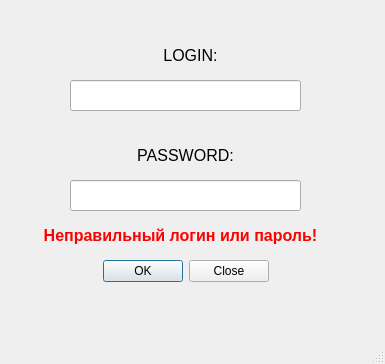
<?xml version="1.0" encoding="UTF-8"?>
<ui version="4.0">
 <class>MainWindow</class>
 <widget class="QMainWindow" name="MainWindow">
  <property name="geometry">
   <rect>
    <x>0</x>
    <y>0</y>
    <width>385</width>
    <height>364</height>
   </rect>
  </property>
  <property name="sizePolicy">
   <sizepolicy hsizetype="Fixed" vsizetype="Fixed">
    <horstretch>0</horstretch>
    <verstretch>0</verstretch>
   </sizepolicy>
  </property>
  <property name="windowTitle">
   <string>Autorization</string>
  </property>
  <widget class="QWidget" name="centralwidget">
   <widget class="QDialogButtonBox" name="buttonBox">
    <property name="geometry">
     <rect>
      <x>90</x>
      <y>260</y>
      <width>191</width>
      <height>23</height>
     </rect>
    </property>
    <property name="standardButtons">
     <set>QDialogButtonBox::Close|QDialogButtonBox::Ok</set>
    </property>
    <property name="centerButtons">
     <bool>true</bool>
    </property>
   </widget>
   <widget class="QLineEdit" name="lineEdit">
    <property name="geometry">
     <rect>
      <x>70</x>
      <y>80</y>
      <width>231</width>
      <height>31</height>
     </rect>
    </property>
   </widget>
   <widget class="QLabel" name="label">
    <property name="geometry">
     <rect>
      <x>110</x>
      <y>40</y>
      <width>161</width>
      <height>31</height>
     </rect>
    </property>
    <property name="font">
     <font>
      <pointsize>12</pointsize>
     </font>
    </property>
    <property name="text">
     <string>LOGIN:</string>
    </property>
    <property name="alignment">
     <set>Qt::AlignCenter</set>
    </property>
   </widget>
   <widget class="QLabel" name="label_3">
    <property name="geometry">
     <rect>
      <x>100</x>
      <y>140</y>
      <width>171</width>
      <height>31</height>
     </rect>
    </property>
    <property name="font">
     <font>
      <pointsize>12</pointsize>
     </font>
    </property>
    <property name="text">
     <string>PASSWORD:</string>
    </property>
    <property name="alignment">
     <set>Qt::AlignCenter</set>
    </property>
   </widget>
   <widget class="QLineEdit" name="lineEdit_2">
    <property name="geometry">
     <rect>
      <x>70</x>
      <y>180</y>
      <width>231</width>
      <height>31</height>
     </rect>
    </property>
    <property name="sizePolicy">
     <sizepolicy hsizetype="Expanding" vsizetype="Fixed">
      <horstretch>0</horstretch>
      <verstretch>0</verstretch>
     </sizepolicy>
    </property>
   </widget>
   <widget class="QLabel" name="warning_lable">
    <property name="geometry">
     <rect>
      <x>30</x>
      <y>220</y>
      <width>301</width>
      <height>31</height>
     </rect>
    </property>
    <property name="palette">
     <palette>
      <active>
       <colorrole role="WindowText">
        <brush brushstyle="SolidPattern">
         <color alpha="255">
          <red>255</red>
          <green>0</green>
          <blue>0</blue>
         </color>
        </brush>
       </colorrole>
       <colorrole role="Button">
        <brush brushstyle="SolidPattern">
         <color alpha="255">
          <red>255</red>
          <green>0</green>
          <blue>0</blue>
         </color>
        </brush>
       </colorrole>
       <colorrole role="Light">
        <brush brushstyle="SolidPattern">
         <color alpha="255">
          <red>255</red>
          <green>127</green>
          <blue>127</blue>
         </color>
        </brush>
       </colorrole>
       <colorrole role="Midlight">
        <brush brushstyle="SolidPattern">
         <color alpha="255">
          <red>255</red>
          <green>63</green>
          <blue>63</blue>
         </color>
        </brush>
       </colorrole>
       <colorrole role="Dark">
        <brush brushstyle="SolidPattern">
         <color alpha="255">
          <red>127</red>
          <green>0</green>
          <blue>0</blue>
         </color>
        </brush>
       </colorrole>
       <colorrole role="Mid">
        <brush brushstyle="SolidPattern">
         <color alpha="255">
          <red>170</red>
          <green>0</green>
          <blue>0</blue>
         </color>
        </brush>
       </colorrole>
       <colorrole role="Text">
        <brush brushstyle="SolidPattern">
         <color alpha="255">
          <red>255</red>
          <green>0</green>
          <blue>0</blue>
         </color>
        </brush>
       </colorrole>
       <colorrole role="BrightText">
        <brush brushstyle="SolidPattern">
         <color alpha="255">
          <red>255</red>
          <green>255</green>
          <blue>255</blue>
         </color>
        </brush>
       </colorrole>
       <colorrole role="ButtonText">
        <brush brushstyle="SolidPattern">
         <color alpha="255">
          <red>0</red>
          <green>0</green>
          <blue>0</blue>
         </color>
        </brush>
       </colorrole>
       <colorrole role="Base">
        <brush brushstyle="SolidPattern">
         <color alpha="255">
          <red>255</red>
          <green>255</green>
          <blue>255</blue>
         </color>
        </brush>
       </colorrole>
       <colorrole role="Window">
        <brush brushstyle="SolidPattern">
         <color alpha="255">
          <red>255</red>
          <green>0</green>
          <blue>0</blue>
         </color>
        </brush>
       </colorrole>
       <colorrole role="Shadow">
        <brush brushstyle="SolidPattern">
         <color alpha="255">
          <red>0</red>
          <green>0</green>
          <blue>0</blue>
         </color>
        </brush>
       </colorrole>
       <colorrole role="AlternateBase">
        <brush brushstyle="SolidPattern">
         <color alpha="255">
          <red>255</red>
          <green>127</green>
          <blue>127</blue>
         </color>
        </brush>
       </colorrole>
       <colorrole role="ToolTipBase">
        <brush brushstyle="SolidPattern">
         <color alpha="255">
          <red>255</red>
          <green>255</green>
          <blue>220</blue>
         </color>
        </brush>
       </colorrole>
       <colorrole role="ToolTipText">
        <brush brushstyle="SolidPattern">
         <color alpha="255">
          <red>0</red>
          <green>0</green>
          <blue>0</blue>
         </color>
        </brush>
       </colorrole>
      </active>
      <inactive>
       <colorrole role="WindowText">
        <brush brushstyle="SolidPattern">
         <color alpha="255">
          <red>255</red>
          <green>0</green>
          <blue>0</blue>
         </color>
        </brush>
       </colorrole>
       <colorrole role="Button">
        <brush brushstyle="SolidPattern">
         <color alpha="255">
          <red>255</red>
          <green>0</green>
          <blue>0</blue>
         </color>
        </brush>
       </colorrole>
       <colorrole role="Light">
        <brush brushstyle="SolidPattern">
         <color alpha="255">
          <red>255</red>
          <green>127</green>
          <blue>127</blue>
         </color>
        </brush>
       </colorrole>
       <colorrole role="Midlight">
        <brush brushstyle="SolidPattern">
         <color alpha="255">
          <red>255</red>
          <green>63</green>
          <blue>63</blue>
         </color>
        </brush>
       </colorrole>
       <colorrole role="Dark">
        <brush brushstyle="SolidPattern">
         <color alpha="255">
          <red>127</red>
          <green>0</green>
          <blue>0</blue>
         </color>
        </brush>
       </colorrole>
       <colorrole role="Mid">
        <brush brushstyle="SolidPattern">
         <color alpha="255">
          <red>170</red>
          <green>0</green>
          <blue>0</blue>
         </color>
        </brush>
       </colorrole>
       <colorrole role="Text">
        <brush brushstyle="SolidPattern">
         <color alpha="255">
          <red>255</red>
          <green>0</green>
          <blue>0</blue>
         </color>
        </brush>
       </colorrole>
       <colorrole role="BrightText">
        <brush brushstyle="SolidPattern">
         <color alpha="255">
          <red>255</red>
          <green>255</green>
          <blue>255</blue>
         </color>
        </brush>
       </colorrole>
       <colorrole role="ButtonText">
        <brush brushstyle="SolidPattern">
         <color alpha="255">
          <red>0</red>
          <green>0</green>
          <blue>0</blue>
         </color>
        </brush>
       </colorrole>
       <colorrole role="Base">
        <brush brushstyle="SolidPattern">
         <color alpha="255">
          <red>255</red>
          <green>255</green>
          <blue>255</blue>
         </color>
        </brush>
       </colorrole>
       <colorrole role="Window">
        <brush brushstyle="SolidPattern">
         <color alpha="255">
          <red>255</red>
          <green>0</green>
          <blue>0</blue>
         </color>
        </brush>
       </colorrole>
       <colorrole role="Shadow">
        <brush brushstyle="SolidPattern">
         <color alpha="255">
          <red>0</red>
          <green>0</green>
          <blue>0</blue>
         </color>
        </brush>
       </colorrole>
       <colorrole role="AlternateBase">
        <brush brushstyle="SolidPattern">
         <color alpha="255">
          <red>255</red>
          <green>127</green>
          <blue>127</blue>
         </color>
        </brush>
       </colorrole>
       <colorrole role="ToolTipBase">
        <brush brushstyle="SolidPattern">
         <color alpha="255">
          <red>255</red>
          <green>255</green>
          <blue>220</blue>
         </color>
        </brush>
       </colorrole>
       <colorrole role="ToolTipText">
        <brush brushstyle="SolidPattern">
         <color alpha="255">
          <red>0</red>
          <green>0</green>
          <blue>0</blue>
         </color>
        </brush>
       </colorrole>
      </inactive>
      <disabled>
       <colorrole role="WindowText">
        <brush brushstyle="SolidPattern">
         <color alpha="255">
          <red>127</red>
          <green>0</green>
          <blue>0</blue>
         </color>
        </brush>
       </colorrole>
       <colorrole role="Button">
        <brush brushstyle="SolidPattern">
         <color alpha="255">
          <red>255</red>
          <green>0</green>
          <blue>0</blue>
         </color>
        </brush>
       </colorrole>
       <colorrole role="Light">
        <brush brushstyle="SolidPattern">
         <color alpha="255">
          <red>255</red>
          <green>127</green>
          <blue>127</blue>
         </color>
        </brush>
       </colorrole>
       <colorrole role="Midlight">
        <brush brushstyle="SolidPattern">
         <color alpha="255">
          <red>255</red>
          <green>63</green>
          <blue>63</blue>
         </color>
        </brush>
       </colorrole>
       <colorrole role="Dark">
        <brush brushstyle="SolidPattern">
         <color alpha="255">
          <red>127</red>
          <green>0</green>
          <blue>0</blue>
         </color>
        </brush>
       </colorrole>
       <colorrole role="Mid">
        <brush brushstyle="SolidPattern">
         <color alpha="255">
          <red>170</red>
          <green>0</green>
          <blue>0</blue>
         </color>
        </brush>
       </colorrole>
       <colorrole role="Text">
        <brush brushstyle="SolidPattern">
         <color alpha="255">
          <red>127</red>
          <green>0</green>
          <blue>0</blue>
         </color>
        </brush>
       </colorrole>
       <colorrole role="BrightText">
        <brush brushstyle="SolidPattern">
         <color alpha="255">
          <red>255</red>
          <green>255</green>
          <blue>255</blue>
         </color>
        </brush>
       </colorrole>
       <colorrole role="ButtonText">
        <brush brushstyle="SolidPattern">
         <color alpha="255">
          <red>127</red>
          <green>0</green>
          <blue>0</blue>
         </color>
        </brush>
       </colorrole>
       <colorrole role="Base">
        <brush brushstyle="SolidPattern">
         <color alpha="255">
          <red>255</red>
          <green>0</green>
          <blue>0</blue>
         </color>
        </brush>
       </colorrole>
       <colorrole role="Window">
        <brush brushstyle="SolidPattern">
         <color alpha="255">
          <red>255</red>
          <green>0</green>
          <blue>0</blue>
         </color>
        </brush>
       </colorrole>
       <colorrole role="Shadow">
        <brush brushstyle="SolidPattern">
         <color alpha="255">
          <red>0</red>
          <green>0</green>
          <blue>0</blue>
         </color>
        </brush>
       </colorrole>
       <colorrole role="AlternateBase">
        <brush brushstyle="SolidPattern">
         <color alpha="255">
          <red>255</red>
          <green>0</green>
          <blue>0</blue>
         </color>
        </brush>
       </colorrole>
       <colorrole role="ToolTipBase">
        <brush brushstyle="SolidPattern">
         <color alpha="255">
          <red>255</red>
          <green>255</green>
          <blue>220</blue>
         </color>
        </brush>
       </colorrole>
       <colorrole role="ToolTipText">
        <brush brushstyle="SolidPattern">
         <color alpha="255">
          <red>0</red>
          <green>0</green>
          <blue>0</blue>
         </color>
        </brush>
       </colorrole>
      </disabled>
     </palette>
    </property>
    <property name="font">
     <font>
      <pointsize>12</pointsize>
      <weight>75</weight>
      <bold>true</bold>
     </font>
    </property>
    <property name="text">
     <string>Неправильный логин или пароль!</string>
    </property>
    <property name="alignment">
     <set>Qt::AlignCenter</set>
    </property>
   </widget>
  </widget>
  <widget class="QStatusBar" name="statusbar"/>
 </widget>
 <resources/>
 <connections/>
</ui>
